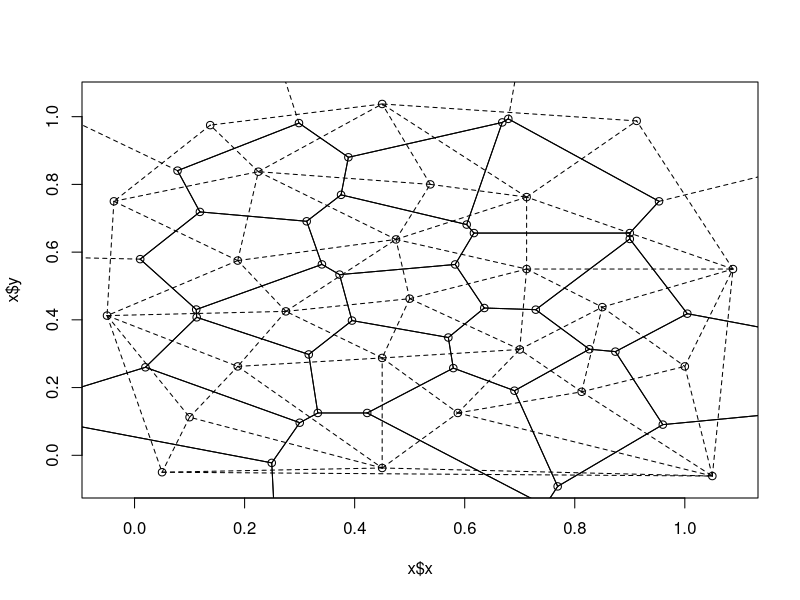

The R script that drew this image:
library(interp)


### Name: plot.voronoi
### Title: Plot a voronoi object
### Aliases: plot.voronoi
### Keywords: spatial

### ** Examples

data(franke)
tr <- tri.mesh(franke$ds3)
vr <- voronoi.mosaic(tr)
plot(tr)
plot(vr,add=TRUE)
